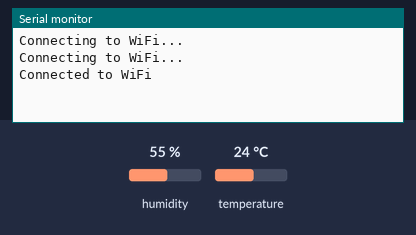
This sketch was run on a simulated ESP8266 (NodeMCU). Parts: the last lines printed to the serial monitor. The inputs (shaded band) are chosen by the test bench; at power-on: humidity 55 %, temperature 24 °C. WiFi joins after 1.5 s; servers stay silent unless stated.

Above: at 3.2 s.
3.3 s: humidity set to 22 %
At 4.5 s:
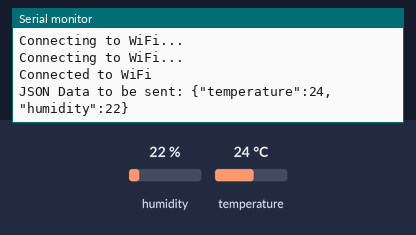
12.7 s: temperature set to 12 °C
At 19.7 s:
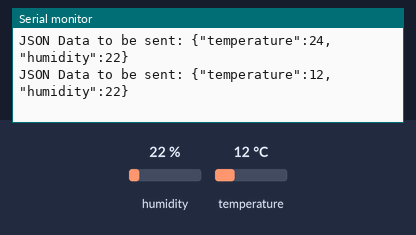
20.9 s: humidity set to 40 %
At 27.2 s:
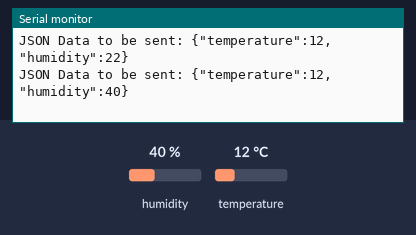

Measured:
- after the input at 3.3 s, the serial monitor: prints a new line after 0.73 s (image 1)
- after the input at 12.7 s, the serial monitor: prints a new line after 5.8 s (image 2)
- after the input at 20.9 s, the serial monitor: prints a new line after 4.8 s (image 3)

The sketch:

dht.ino
```cpp
#include <ESP8266WiFi.h>
#include <DHT.h>
#include <ArduinoJson.h>

const char* ssid = "SMK TRUNOJOYO";
const char* password = "tanyamasoki";
const char* server = "192.168.2.6";
const int port = 3000;

DHT dht(2, DHT11);  // DHT sensor is connected to GPIO2

void setup() {
  Serial.begin(9600);
  WiFi.begin(ssid, password);
  while (WiFi.status() != WL_CONNECTED) {
    delay(1000);
    Serial.println("Connecting to WiFi...");
  }
  Serial.println("Connected to WiFi");
}

void loop() {
  delay(2000);  // You can adjust the delay according to your needs
  float humidity = dht.readHumidity();
  float temperature = dht.readTemperature();

  if (isnan(humidity) || isnan(temperature)) {
    Serial.println("Failed to read from DHT sensor");
    return;
  }

  // Create a JSON object and populate it with temperature and humidity data
  StaticJsonDocument<200> jsonData;
  jsonData["temperature"] = temperature;
  jsonData["humidity"] = humidity;

  // Serialize the JSON data into a string
  String jsonPayload;
  serializeJson(jsonData, jsonPayload);

  Serial.println("JSON Data to be sent: " + jsonPayload);

  WiFiClient client;
  if (client.connect(server, port)) {
    client.println("POST /api/socket/dht HTTP/1.1");
    client.println("Host: " + String(server) + ":" + String(port));
    client.println("Content-Type: application/json");
    client.println("Connection: close");
    client.print("Content-Length: ");
    client.println(jsonPayload.length());
    client.println();
    client.println(jsonPayload);
    client.stop();
  } else {
    Serial.println("Connection to server failed");
  }
  delay(5000);
}
```
